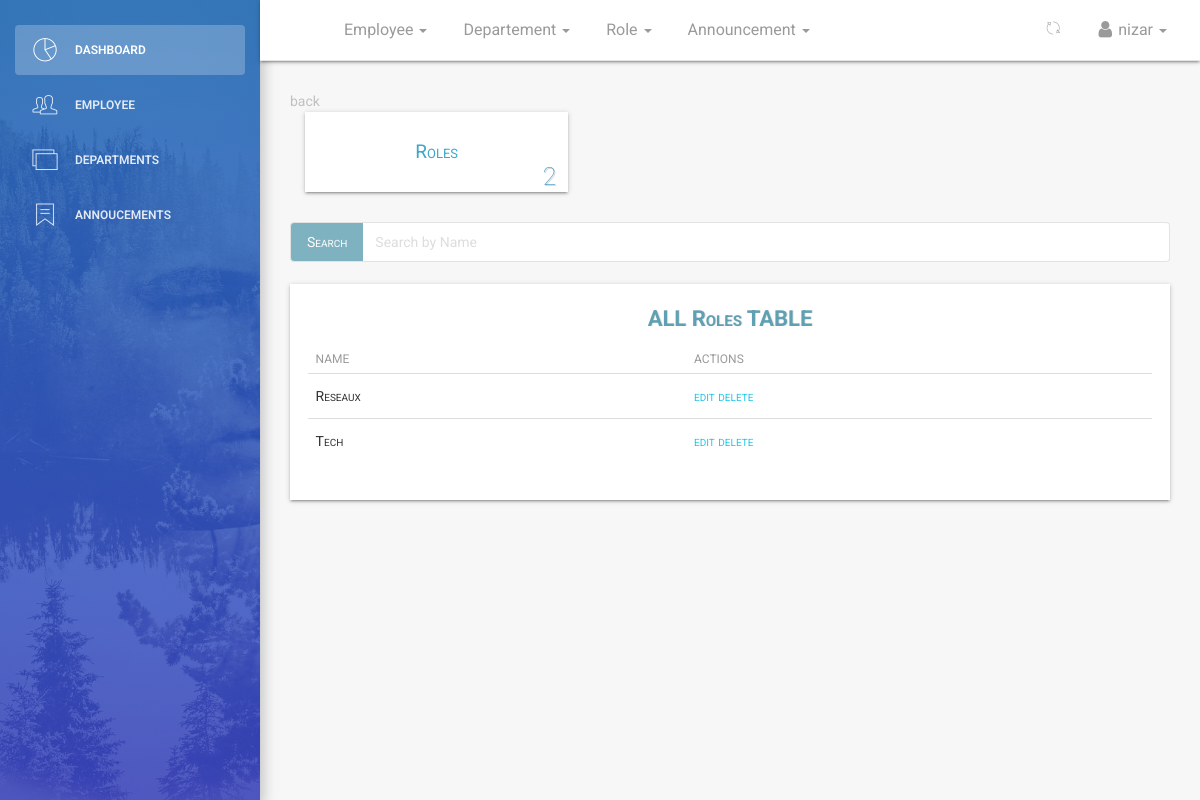
The page /dashboard/roles/all/ (signed in) on the database as committed earlier.
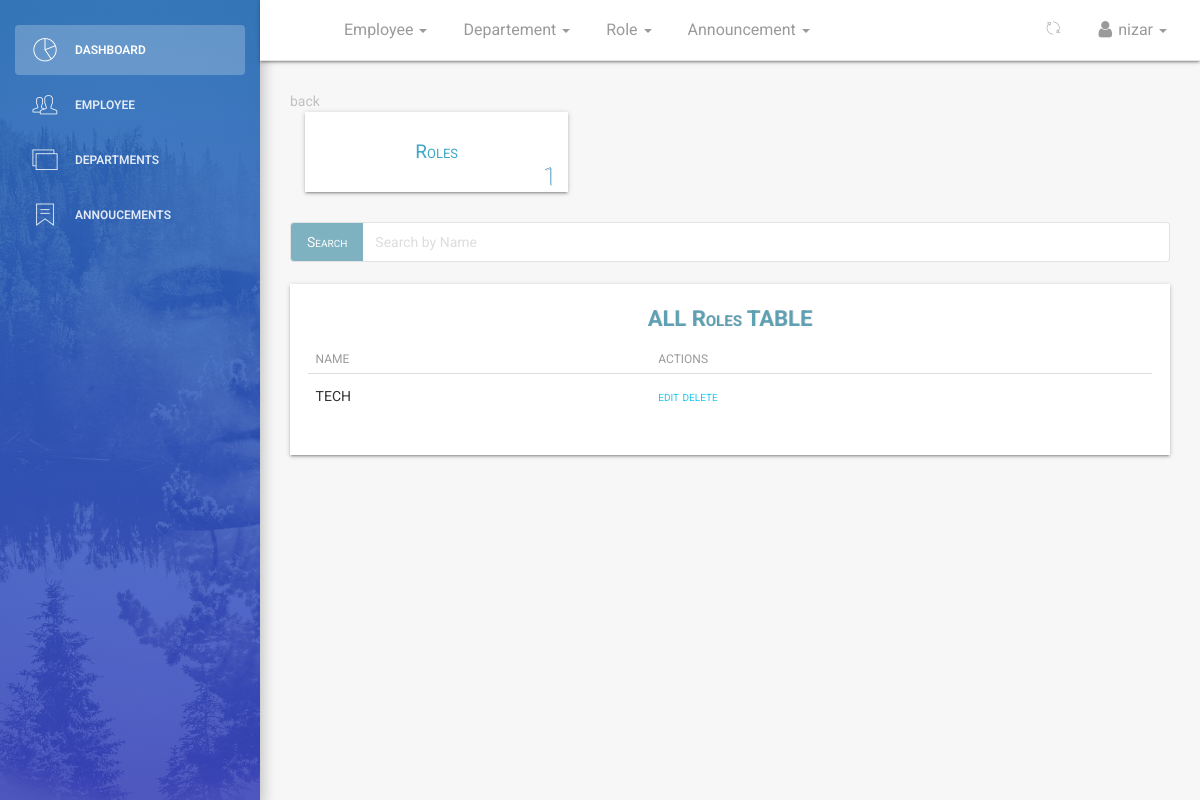
The same page on the database as committed later.
### employee/models.py (models this page shows, shortened)
class Role(models.Model):
    name = models.CharField(max_length=125)
    description = models.CharField(max_length=125, null=True, blank=True)
    created = models.DateTimeField(
        verbose_name=_('Created'), auto_now_add=True)
    updated = models.DateTimeField(verbose_name=_('Updated'), auto_now=True)
    class Meta:
        verbose_name = _('Role')
        verbose_name_plural = _('Roles')
        ordering = ['name', 'created']

### dashboard/views.py (the view)
# urls.py: path('roles/all/', views.dashboard_roles, name='roles'),
def dashboard_roles(request):
    if not (request.user.is_authenticated and request.user.is_superuser and request.user.is_staff):
        return redirect('/')
    dataset = dict()
    dataset['title'] = 'roles'
    dataset['roles'] = Role.objects.all()
    return render(request, 'dashboard/roles.html', dataset)

### templates/dashboard/roles.html (shortened to what this page needs)
{% extends '_layout.html' %}
 {% block navheader %}
 	{% include 'includes/navheader_employee_app.html' %}
 {% endblock %}
 {% block content %}
        <section class="content">
            <section class="container-fluid">
            	<section class="row">
	            		<section class="col col-lg-12">
	            			<a href="{{request.META.HTTP_REFERER|escape}}" style="color:#c1c1c1;">back</a>
	            		</section>
            	</section>
            	   <section class="row">
                        <section class="col col-sm-8 offset-sm-2">
                        </section>
                    </section>
						<section class="row margin-bottom">
							<div class="container-fluid">
							<section class="col-lg-4 col-md-4 col-sm-12">
								<div class="leave-box sec-box">
									<a href="{% url 'dashboard:roles' %}">
									<span>Roles</span>
									</a>
									<span class="count-object deprt">{{ roles.count }}</span>
								</div>
							</section>
							</div>
						</section>
					<div class="row" style="margin-bottom: 2.2rem;margin-top: 3rem;">
					 <div class="">
					  <div class="col-lg-12">
					  	<form action="" method="GET">
						    <div class="input-group">
						      <span class="input-group-btn">
						        <button class="btn btn-default" id = "stylebutton" type="button">Search</button>
						      </span>
						      <input type="search" value="{{request.GET.search}}" name="search" class="form-control" placeholder="Search by Name">
						    </div>
					    </form>
					  </div>
					  </div>
					</div>
                	<div class="table-responsive table-shadow">
                		<div class="text-center table-description">
                			<h4 class="title-h3" style="color: #60a0b3 !important;
    						text-shadow: 1px 0px rgba(0,0,0,0.11)">ALL Roles TABLE</h4>
                		</div>
                		<table class="table">
							  <thead>
							    <tr>
							      <th scope="col">Name</th>
								  <th scope="col">Actions</th>
							    </tr>
							  </thead>
							  <tbody>
							  	{% for role in roles %}
							    <tr>
							      <td>{{ role.name }}</td>
							      <td>
							        <a href="{% url 'dashboard:roleedit' role.id %}">
							       	edit
							        </a>
									<a href="{% url 'dashboard:roledelete' role.id %}">
										delete
									 </a>
							      </td>
							    </tr>
							    {% endfor %}
							  </tbody>
						</table>
					</div>
            </section>
        </section>
 {% endblock %}

Rows that differ between the two databases and show on the page:
removed Role: name "Reseaux"
removed Role: name "Tech"
added Role: name "TECH"
Other text that changed with them:
{{ roles.count }}: "2" → "1"
